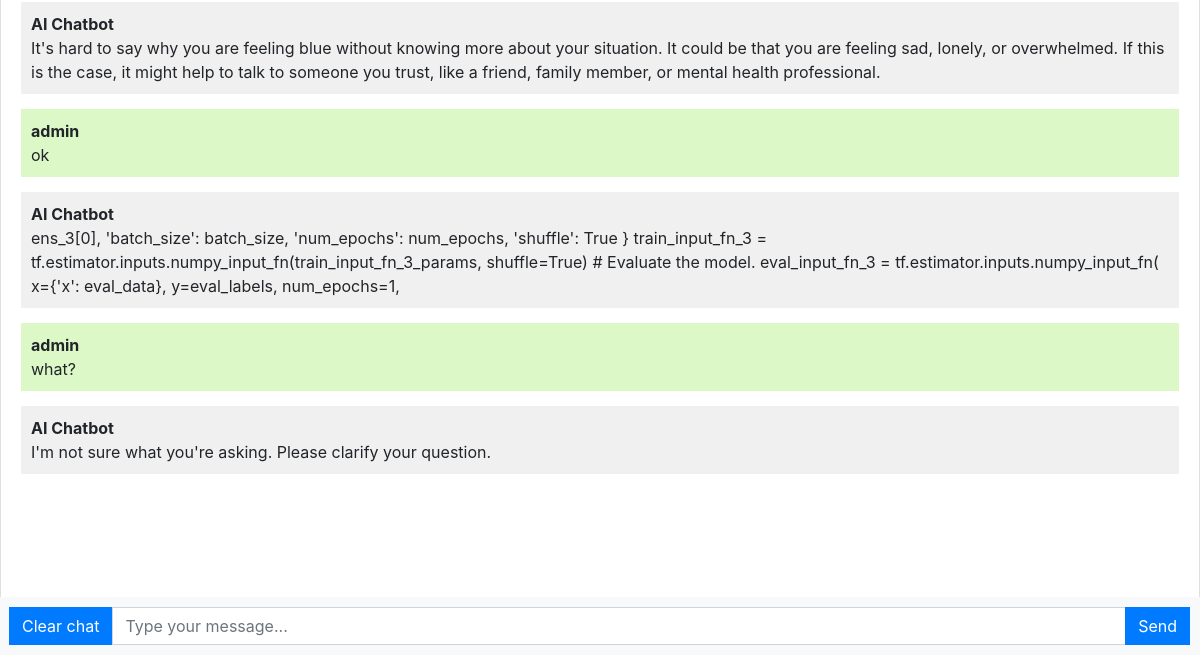
The page / (signed in, lower part) on the database as committed earlier.
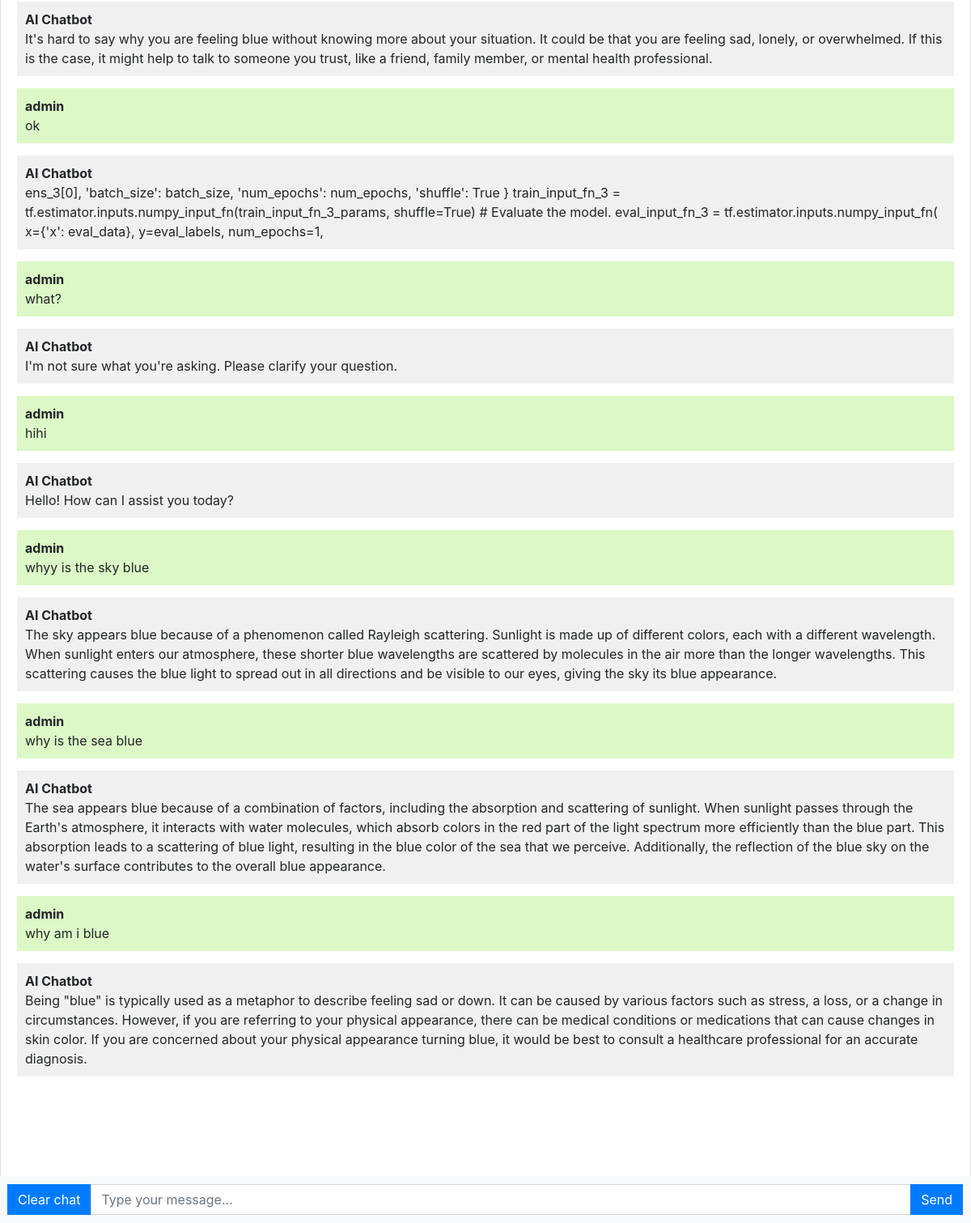
The same page on the database as committed later.
### chatbot/models.py (models this page shows, shortened)
class Chat(models.Model):
    user=models.ForeignKey(User, on_delete=models.CASCADE)
    message=models.TextField()
    response=models.TextField()
    created_at=models.DateTimeField(auto_now_add=True)

### chatbot/views.py (the view)
# urls.py: path('', views.chatbot, name='chatbot'),
def chatbot(request):
    chats= Chat.objects.filter(user=request.user)
    context={
        'chats':chats
    }
    if request.method=='POST':
        message=request.POST.get('message')
        response=ask_openai(message)
        chat=Chat(user=request.user, message=message, response=response, created_at=timezone.now)
        chat.save()
        return JsonResponse({'response':response,'message':message})
    return render(request, 'chatbot.html',context)

### templates/chatbot.html (shortened to what this page needs)
{% extends 'base.html' %}
{% block content %}
<div class="chat-container">
  <div class="card flex-grow-1">
    <div class="card-body messages-box">
      <ul class="list-unstyled messages-list">
        {% for chat in chats %}
        {% if chat.user == request.user %}
        <li class="message sent">
          <div class="message-text">
            <div class="message-sender">
              <b>{{chat.user}}</b>
            </div>
            <div class="message-content">
              {{chat.message}}
            </div>
          </div>
        </li>
        <li class="message received">
          <div class="message-text">
            <div class="message-sender">
              <b>AI Chatbot</b>
            </div>
            <div class="message-content">
              {{chat.response}}
            </div>
          </div>
        </li>
        {% endif %}
        {% endfor %}
      </ul>
    </div>
    <br><br>
    <br><br>
    <br><br>
  </div>
  <form class="message-form">
    <div class="input-group">
      <div class="input-group-append">
        <a class="btn btn-primary btn-send text-white" href="{% url 'delete' %}">
          Clear chat
        </a>
      </div>
      <input type="text" class="form-control message-input" placeholder="Type your message...">
      <div class="input-group-append">
        <button type="submit" class="btn btn-primary btn-send">Send</button>
      </div>
    </div>
  </form>
</div>
{% endblock %}

Rows that differ between the two databases and show on the page:
added Chat: user "admin", message "hihi", response "Hello! How can I assist you today?"
added Chat: user "admin", message "whyy is the sky blue", response "The sky appears blue because of a phenomenon called Rayleigh scattering. Sunlight is made up of different colors, each with a different wavelength. When sunlight enters our atmosphere, these shorter blue wavelengths are scattered by molecules in the air more than the longer wavelengths. This scattering causes the blue light to spread out in all directions and be visible to our eyes, giving the sky its blue appearance."
added Chat: user "admin", message "why is the sea blue", response "The sea appears blue because of a combination of factors, including the absorption and scattering of sunlight. When sunlight passes through the Earth's atmosphere, it interacts with water molecules, which absorb colors in the red part of the light spectrum more efficiently than the blue part. This absorption leads to a scattering of blue light, resulting in the blue color of the sea that we perceive. Additionally, the reflection of the blue sky on the water's surface contributes to the overall blue appearance."
added Chat: user "admin", message "why am i blue", response "Being \"blue\" is typically used as a metaphor to describe feeling sad or down. It can be caused by various factors such as stress, a loss, or a change in circumstances. However, if you are referring to your physical appearance, there can be medical conditions or medications that can cause changes in skin color. If you are concerned about your physical appearance turning blue, it would be best to consult a healthcare professional for an accurate diagnosis."
